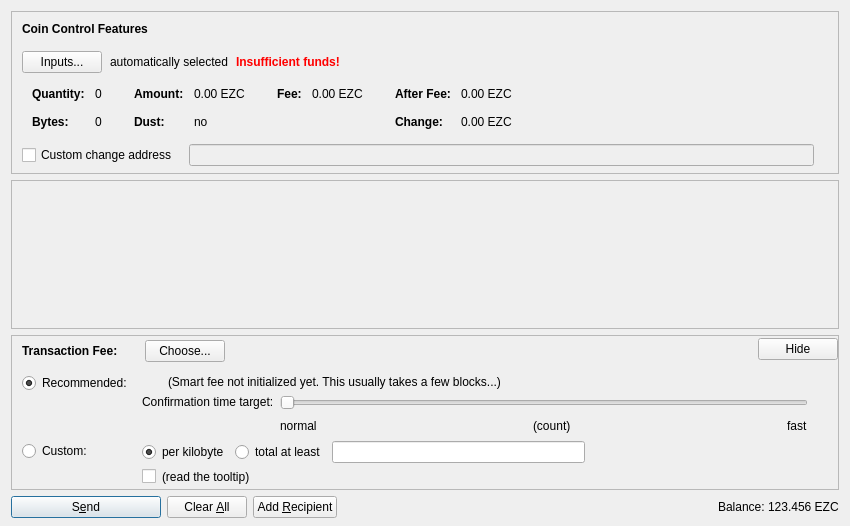
<?xml version="1.0" encoding="UTF-8"?>
<ui version="4.0">
 <class>SendCoinsDialog</class>
 <widget class="QDialog" name="SendCoinsDialog">
  <property name="geometry">
   <rect>
    <x>0</x>
    <y>0</y>
    <width>850</width>
    <height>526</height>
   </rect>
  </property>
  <property name="windowTitle">
   <string>Send Coins</string>
  </property>
  <layout class="QVBoxLayout" name="verticalLayout" stretch="0,1,0,0">
   <property name="bottomMargin">
    <number>8</number>
   </property>
   <item>
    <widget class="QFrame" name="frameCoinControl">
     <property name="sizePolicy">
      <sizepolicy hsizetype="Expanding" vsizetype="Expanding">
       <horstretch>0</horstretch>
       <verstretch>0</verstretch>
      </sizepolicy>
     </property>
     <property name="maximumSize">
      <size>
       <width>16777215</width>
       <height>16777215</height>
      </size>
     </property>
     <property name="frameShape">
      <enum>QFrame::StyledPanel</enum>
     </property>
     <property name="frameShadow">
      <enum>QFrame::Sunken</enum>
     </property>
     <layout class="QVBoxLayout" name="verticalLayoutCoinControl2">
      <property name="spacing">
       <number>0</number>
      </property>
      <property name="leftMargin">
       <number>0</number>
      </property>
      <property name="topMargin">
       <number>0</number>
      </property>
      <property name="rightMargin">
       <number>0</number>
      </property>
      <property name="bottomMargin">
       <number>6</number>
      </property>
      <item>
       <layout class="QVBoxLayout" name="verticalLayoutCoinControl" stretch="0,0,0,0,1">
        <property name="spacing">
         <number>0</number>
        </property>
        <property name="leftMargin">
         <number>10</number>
        </property>
        <property name="topMargin">
         <number>10</number>
        </property>
        <item>
         <layout class="QHBoxLayout" name="horizontalLayoutCoinControl1">
          <property name="bottomMargin">
           <number>15</number>
          </property>
          <item>
           <widget class="QLabel" name="labelCoinControlFeatures">
            <property name="sizePolicy">
             <sizepolicy hsizetype="Preferred" vsizetype="Maximum">
              <horstretch>0</horstretch>
              <verstretch>0</verstretch>
             </sizepolicy>
            </property>
            <property name="font">
             <font>
              <weight>75</weight>
              <bold>true</bold>
             </font>
            </property>
            <property name="styleSheet">
             <string notr="true">font-weight:bold;</string>
            </property>
            <property name="text">
             <string>Coin Control Features</string>
            </property>
           </widget>
          </item>
         </layout>
        </item>
        <item>
         <layout class="QHBoxLayout" name="horizontalLayoutCoinControl2" stretch="0,0,0,0">
          <property name="spacing">
           <number>8</number>
          </property>
          <property name="bottomMargin">
           <number>10</number>
          </property>
          <item>
           <widget class="QPushButton" name="pushButtonCoinControl">
            <property name="styleSheet">
             <string notr="true"/>
            </property>
            <property name="text">
             <string>Inputs...</string>
            </property>
            <property name="autoDefault">
             <bool>false</bool>
            </property>
           </widget>
          </item>
          <item>
           <widget class="QLabel" name="labelCoinControlAutomaticallySelected">
            <property name="text">
             <string>automatically selected</string>
            </property>
            <property name="margin">
             <number>5</number>
            </property>
           </widget>
          </item>
          <item>
           <widget class="QLabel" name="labelCoinControlInsuffFunds">
            <property name="font">
             <font>
              <weight>75</weight>
              <bold>true</bold>
             </font>
            </property>
            <property name="styleSheet">
             <string notr="true">color:red;font-weight:bold;</string>
            </property>
            <property name="text">
             <string>Insufficient funds!</string>
            </property>
            <property name="margin">
             <number>5</number>
            </property>
           </widget>
          </item>
          <item>
           <spacer name="horizontalSpacerCoinControl">
            <property name="orientation">
             <enum>Qt::Horizontal</enum>
            </property>
            <property name="sizeHint" stdset="0">
             <size>
              <width>40</width>
              <height>1</height>
             </size>
            </property>
           </spacer>
          </item>
         </layout>
        </item>
        <item>
         <widget class="QWidget" name="widgetCoinControl" native="true">
          <property name="sizePolicy">
           <sizepolicy hsizetype="Preferred" vsizetype="Preferred">
            <horstretch>0</horstretch>
            <verstretch>0</verstretch>
           </sizepolicy>
          </property>
          <property name="minimumSize">
           <size>
            <width>0</width>
            <height>0</height>
           </size>
          </property>
          <property name="styleSheet">
           <string notr="true"/>
          </property>
          <layout class="QHBoxLayout" name="horizontalLayoutCoinControl5">
           <property name="leftMargin">
            <number>0</number>
           </property>
           <property name="topMargin">
            <number>0</number>
           </property>
           <property name="rightMargin">
            <number>0</number>
           </property>
           <property name="bottomMargin">
            <number>0</number>
           </property>
           <item>
            <layout class="QHBoxLayout" name="horizontalLayoutCoinControl3" stretch="0,0,0,1">
             <property name="spacing">
              <number>20</number>
             </property>
             <property name="topMargin">
              <number>0</number>
             </property>
             <property name="bottomMargin">
              <number>10</number>
             </property>
             <item>
              <layout class="QFormLayout" name="formLayoutCoinControl1">
               <property name="horizontalSpacing">
                <number>10</number>
               </property>
               <property name="verticalSpacing">
                <number>14</number>
               </property>
               <property name="leftMargin">
                <number>10</number>
               </property>
               <property name="topMargin">
                <number>4</number>
               </property>
               <property name="rightMargin">
                <number>6</number>
               </property>
               <item row="0" column="0">
                <widget class="QLabel" name="labelCoinControlQuantityText">
                 <property name="font">
                  <font>
                   <weight>75</weight>
                   <bold>true</bold>
                  </font>
                 </property>
                 <property name="text">
                  <string>Quantity:</string>
                 </property>
                 <property name="margin">
                  <number>0</number>
                 </property>
                </widget>
               </item>
               <item row="0" column="1">
                <widget class="QLabel" name="labelCoinControlQuantity">
                 <property name="cursor">
                  <cursorShape>IBeamCursor</cursorShape>
                 </property>
                 <property name="contextMenuPolicy">
                  <enum>Qt::ActionsContextMenu</enum>
                 </property>
                 <property name="text">
                  <string notr="true">0</string>
                 </property>
                 <property name="margin">
                  <number>0</number>
                 </property>
                 <property name="textInteractionFlags">
                  <set>Qt::LinksAccessibleByMouse|Qt::TextSelectableByKeyboard|Qt::TextSelectableByMouse</set>
                 </property>
                </widget>
               </item>
               <item row="1" column="0">
                <widget class="QLabel" name="labelCoinControlBytesText">
                 <property name="font">
                  <font>
                   <weight>75</weight>
                   <bold>true</bold>
                  </font>
                 </property>
                 <property name="text">
                  <string>Bytes:</string>
                 </property>
                </widget>
               </item>
               <item row="1" column="1">
                <widget class="QLabel" name="labelCoinControlBytes">
                 <property name="cursor">
                  <cursorShape>IBeamCursor</cursorShape>
                 </property>
                 <property name="contextMenuPolicy">
                  <enum>Qt::ActionsContextMenu</enum>
                 </property>
                 <property name="text">
                  <string notr="true">0</string>
                 </property>
                 <property name="textInteractionFlags">
                  <set>Qt::LinksAccessibleByMouse|Qt::TextSelectableByKeyboard|Qt::TextSelectableByMouse</set>
                 </property>
                </widget>
               </item>
              </layout>
             </item>
             <item>
              <layout class="QFormLayout" name="formLayoutCoinControl2">
               <property name="horizontalSpacing">
                <number>10</number>
               </property>
               <property name="verticalSpacing">
                <number>14</number>
               </property>
               <property name="leftMargin">
                <number>6</number>
               </property>
               <property name="topMargin">
                <number>4</number>
               </property>
               <property name="rightMargin">
                <number>6</number>
               </property>
               <item row="0" column="0">
                <widget class="QLabel" name="labelCoinControlAmountText">
                 <property name="font">
                  <font>
                   <weight>75</weight>
                   <bold>true</bold>
                  </font>
                 </property>
                 <property name="text">
                  <string>Amount:</string>
                 </property>
                 <property name="margin">
                  <number>0</number>
                 </property>
                </widget>
               </item>
               <item row="0" column="1">
                <widget class="QLabel" name="labelCoinControlAmount">
                 <property name="cursor">
                  <cursorShape>IBeamCursor</cursorShape>
                 </property>
                 <property name="contextMenuPolicy">
                  <enum>Qt::ActionsContextMenu</enum>
                 </property>
                 <property name="text">
                  <string notr="true">0.00 EZC</string>
                 </property>
                 <property name="textInteractionFlags">
                  <set>Qt::LinksAccessibleByMouse|Qt::TextSelectableByKeyboard|Qt::TextSelectableByMouse</set>
                 </property>
                </widget>
               </item>
               <item row="1" column="0">
                <widget class="QLabel" name="labelCoinControlLowOutputText">
                 <property name="font">
                  <font>
                   <weight>75</weight>
                   <bold>true</bold>
                  </font>
                 </property>
                 <property name="text">
                  <string>Dust:</string>
                 </property>
                </widget>
               </item>
               <item row="1" column="1">
                <widget class="QLabel" name="labelCoinControlLowOutput">
                 <property name="cursor">
                  <cursorShape>IBeamCursor</cursorShape>
                 </property>
                 <property name="contextMenuPolicy">
                  <enum>Qt::ActionsContextMenu</enum>
                 </property>
                 <property name="text">
                  <string notr="true">no</string>
                 </property>
                 <property name="textInteractionFlags">
                  <set>Qt::LinksAccessibleByMouse|Qt::TextSelectableByKeyboard|Qt::TextSelectableByMouse</set>
                 </property>
                </widget>
               </item>
              </layout>
             </item>
             <item>
              <layout class="QFormLayout" name="formLayoutCoinControl3">
               <property name="horizontalSpacing">
                <number>10</number>
               </property>
               <property name="verticalSpacing">
                <number>14</number>
               </property>
               <property name="leftMargin">
                <number>6</number>
               </property>
               <property name="topMargin">
                <number>4</number>
               </property>
               <property name="rightMargin">
                <number>6</number>
               </property>
               <item row="0" column="0">
                <widget class="QLabel" name="labelCoinControlFeeText">
                 <property name="font">
                  <font>
                   <weight>75</weight>
                   <bold>true</bold>
                  </font>
                 </property>
                 <property name="text">
                  <string>Fee:</string>
                 </property>
                 <property name="margin">
                  <number>0</number>
                 </property>
                </widget>
               </item>
               <item row="0" column="1">
                <widget class="QLabel" name="labelCoinControlFee">
                 <property name="cursor">
                  <cursorShape>IBeamCursor</cursorShape>
                 </property>
                 <property name="contextMenuPolicy">
                  <enum>Qt::ActionsContextMenu</enum>
                 </property>
                 <property name="text">
                  <string notr="true">0.00 EZC</string>
                 </property>
                 <property name="textInteractionFlags">
                  <set>Qt::LinksAccessibleByMouse|Qt::TextSelectableByKeyboard|Qt::TextSelectableByMouse</set>
                 </property>
                </widget>
               </item>
              </layout>
             </item>
             <item>
              <layout class="QFormLayout" name="formLayoutCoinControl4">
               <property name="horizontalSpacing">
                <number>10</number>
               </property>
               <property name="verticalSpacing">
                <number>14</number>
               </property>
               <property name="leftMargin">
                <number>6</number>
               </property>
               <property name="topMargin">
                <number>4</number>
               </property>
               <property name="rightMargin">
                <number>6</number>
               </property>
               <item row="0" column="0">
                <widget class="QLabel" name="labelCoinControlAfterFeeText">
                 <property name="font">
                  <font>
                   <weight>75</weight>
                   <bold>true</bold>
                  </font>
                 </property>
                 <property name="text">
                  <string>After Fee:</string>
                 </property>
                 <property name="margin">
                  <number>0</number>
                 </property>
                </widget>
               </item>
               <item row="0" column="1">
                <widget class="QLabel" name="labelCoinControlAfterFee">
                 <property name="cursor">
                  <cursorShape>IBeamCursor</cursorShape>
                 </property>
                 <property name="contextMenuPolicy">
                  <enum>Qt::ActionsContextMenu</enum>
                 </property>
                 <property name="text">
                  <string notr="true">0.00 EZC</string>
                 </property>
                 <property name="textInteractionFlags">
                  <set>Qt::LinksAccessibleByMouse|Qt::TextSelectableByKeyboard|Qt::TextSelectableByMouse</set>
                 </property>
                </widget>
               </item>
               <item row="1" column="0">
                <widget class="QLabel" name="labelCoinControlChangeText">
                 <property name="font">
                  <font>
                   <weight>75</weight>
                   <bold>true</bold>
                  </font>
                 </property>
                 <property name="text">
                  <string>Change:</string>
                 </property>
                </widget>
               </item>
               <item row="1" column="1">
                <widget class="QLabel" name="labelCoinControlChange">
                 <property name="cursor">
                  <cursorShape>IBeamCursor</cursorShape>
                 </property>
                 <property name="contextMenuPolicy">
                  <enum>Qt::ActionsContextMenu</enum>
                 </property>
                 <property name="text">
                  <string notr="true">0.00 EZC</string>
                 </property>
                 <property name="textInteractionFlags">
                  <set>Qt::LinksAccessibleByMouse|Qt::TextSelectableByKeyboard|Qt::TextSelectableByMouse</set>
                 </property>
                </widget>
               </item>
              </layout>
             </item>
            </layout>
           </item>
          </layout>
         </widget>
        </item>
        <item>
         <layout class="QHBoxLayout" name="horizontalLayoutCoinControl4" stretch="0,0,0">
          <property name="spacing">
           <number>12</number>
          </property>
          <property name="sizeConstraint">
           <enum>QLayout::SetDefaultConstraint</enum>
          </property>
          <property name="topMargin">
           <number>5</number>
          </property>
          <property name="rightMargin">
           <number>5</number>
          </property>
          <item>
           <widget class="QCheckBox" name="checkBoxCoinControlChange">
            <property name="toolTip">
             <string>If this is activated, but the change address is empty or invalid, change will be sent to a newly generated address.</string>
            </property>
            <property name="text">
             <string>Custom change address</string>
            </property>
           </widget>
          </item>
          <item>
           <widget class="QValidatedLineEdit" name="lineEditCoinControlChange">
            <property name="enabled">
             <bool>false</bool>
            </property>
            <property name="sizePolicy">
             <sizepolicy hsizetype="Expanding" vsizetype="Fixed">
              <horstretch>0</horstretch>
              <verstretch>0</verstretch>
             </sizepolicy>
            </property>
           </widget>
          </item>
          <item>
           <widget class="QLabel" name="labelCoinControlChangeLabel">
            <property name="sizePolicy">
             <sizepolicy hsizetype="Preferred" vsizetype="Expanding">
              <horstretch>0</horstretch>
              <verstretch>0</verstretch>
             </sizepolicy>
            </property>
            <property name="minimumSize">
             <size>
              <width>0</width>
              <height>0</height>
             </size>
            </property>
            <property name="text">
             <string/>
            </property>
            <property name="margin">
             <number>3</number>
            </property>
           </widget>
          </item>
         </layout>
        </item>
        <item>
         <spacer name="verticalSpacerCoinControl">
          <property name="orientation">
           <enum>Qt::Vertical</enum>
          </property>
          <property name="sizeHint" stdset="0">
           <size>
            <width>800</width>
            <height>1</height>
           </size>
          </property>
         </spacer>
        </item>
       </layout>
      </item>
     </layout>
    </widget>
   </item>
   <item>
    <widget class="QScrollArea" name="scrollArea">
     <property name="widgetResizable">
      <bool>true</bool>
     </property>
     <widget class="QWidget" name="scrollAreaWidgetContents">
      <property name="geometry">
       <rect>
        <x>0</x>
        <y>0</y>
        <width>830</width>
        <height>104</height>
       </rect>
      </property>
      <layout class="QVBoxLayout" name="verticalLayout_2" stretch="0,1">
       <property name="leftMargin">
        <number>0</number>
       </property>
       <property name="topMargin">
        <number>0</number>
       </property>
       <property name="rightMargin">
        <number>0</number>
       </property>
       <property name="bottomMargin">
        <number>0</number>
       </property>
       <item>
        <layout class="QVBoxLayout" name="entries">
         <property name="spacing">
          <number>6</number>
         </property>
        </layout>
       </item>
       <item>
        <spacer name="verticalSpacer">
         <property name="orientation">
          <enum>Qt::Vertical</enum>
         </property>
         <property name="sizeHint" stdset="0">
          <size>
           <width>20</width>
           <height>40</height>
          </size>
         </property>
        </spacer>
       </item>
      </layout>
     </widget>
    </widget>
   </item>
   <item>
    <widget class="QFrame" name="frameFee">
     <property name="sizePolicy">
      <sizepolicy hsizetype="Expanding" vsizetype="Expanding">
       <horstretch>0</horstretch>
       <verstretch>0</verstretch>
      </sizepolicy>
     </property>
     <property name="maximumSize">
      <size>
       <width>16777215</width>
       <height>16777215</height>
      </size>
     </property>
     <property name="frameShape">
      <enum>QFrame::StyledPanel</enum>
     </property>
     <property name="frameShadow">
      <enum>QFrame::Sunken</enum>
     </property>
     <layout class="QVBoxLayout" name="verticalLayoutFee1">
      <property name="spacing">
       <number>0</number>
      </property>
      <property name="leftMargin">
       <number>0</number>
      </property>
      <property name="topMargin">
       <number>0</number>
      </property>
      <property name="rightMargin">
       <number>0</number>
      </property>
      <property name="bottomMargin">
       <number>0</number>
      </property>
      <item>
       <layout class="QVBoxLayout" name="verticalLayoutFee2" stretch="0,0,0">
        <property name="spacing">
         <number>0</number>
        </property>
        <property name="leftMargin">
         <number>10</number>
        </property>
        <property name="topMargin">
         <number>0</number>
        </property>
        <item>
         <layout class="QHBoxLayout" name="horizontalLayoutFee1">
          <property name="bottomMargin">
           <number>0</number>
          </property>
          <item>
           <layout class="QVBoxLayout" name="verticalLayoutFee7">
            <property name="spacing">
             <number>0</number>
            </property>
            <item>
             <spacer name="verticalSpacerSmartFee">
              <property name="orientation">
               <enum>Qt::Vertical</enum>
              </property>
              <property name="sizeType">
               <enum>QSizePolicy::Fixed</enum>
              </property>
              <property name="sizeHint" stdset="0">
               <size>
                <width>1</width>
                <height>4</height>
               </size>
              </property>
             </spacer>
            </item>
            <item>
             <layout class="QHBoxLayout" name="horizontalLayoutSmartFee">
              <property name="spacing">
               <number>10</number>
              </property>
              <item>
               <widget class="QLabel" name="labelFeeHeadline">
                <property name="sizePolicy">
                 <sizepolicy hsizetype="Preferred" vsizetype="Maximum">
                  <horstretch>0</horstretch>
                  <verstretch>0</verstretch>
                 </sizepolicy>
                </property>
                <property name="font">
                 <font>
                  <weight>75</weight>
                  <bold>true</bold>
                 </font>
                </property>
                <property name="styleSheet">
                 <string notr="true">font-weight:bold;</string>
                </property>
                <property name="text">
                 <string>Transaction Fee:</string>
                </property>
               </widget>
              </item>
              <item>
               <widget class="QLabel" name="labelFeeMinimized">
                <property name="text">
                 <string/>
                </property>
               </widget>
              </item>
              <item>
               <widget class="QPushButton" name="buttonChooseFee">
                <property name="text">
                 <string>Choose...</string>
                </property>
               </widget>
              </item>
             </layout>
            </item>
            <item>
             <spacer name="verticalSpacer_5">
              <property name="orientation">
               <enum>Qt::Vertical</enum>
              </property>
              <property name="sizeHint" stdset="0">
               <size>
                <width>1</width>
                <height>1</height>
               </size>
              </property>
             </spacer>
            </item>
           </layout>
          </item>
          <item>
           <spacer name="horizontalSpacer_4">
            <property name="orientation">
             <enum>Qt::Horizontal</enum>
            </property>
            <property name="sizeHint" stdset="0">
             <size>
              <width>40</width>
              <height>20</height>
             </size>
            </property>
           </spacer>
          </item>
          <item>
           <widget class="QPushButton" name="buttonMinimizeFee">
            <property name="toolTip">
             <string>collapse fee-settings</string>
            </property>
            <property name="text">
             <string>Hide</string>
            </property>
           </widget>
          </item>
         </layout>
        </item>
        <item>
         <widget class="QFrame" name="frameFeeSelection">
          <layout class="QVBoxLayout" name="verticalLayoutFee12">
           <property name="spacing">
            <number>0</number>
           </property>
           <property name="leftMargin">
            <number>0</number>
           </property>
           <property name="topMargin">
            <number>0</number>
           </property>
           <property name="rightMargin">
            <number>0</number>
           </property>
           <property name="bottomMargin">
            <number>0</number>
           </property>
           <item>
            <layout class="QGridLayout" name="gridLayoutFee">
             <property name="topMargin">
              <number>10</number>
             </property>
             <property name="bottomMargin">
              <number>4</number>
             </property>
             <property name="horizontalSpacing">
              <number>10</number>
             </property>
             <property name="verticalSpacing">
              <number>4</number>
             </property>
             <item row="1" column="1">
              <layout class="QVBoxLayout" name="verticalLayoutFee8">
               <property name="spacing">
                <number>6</number>
               </property>
               <item>
                <layout class="QHBoxLayout" name="horizontalLayoutFee13">
                 <item>
                  <widget class="QRadioButton" name="radioCustomPerKilobyte">
                   <property name="toolTip">
                    <string>If the custom fee is set to 1000 satoshis and the transaction is only 250 bytes, then &quot;per kilobyte&quot; only pays 250 satoshis in fee, while &quot;total at least&quot; pays 1000 satoshis. For transactions bigger than a kilobyte both pay by kilobyte.</string>
                   </property>
                   <property name="text">
                    <string>per kilobyte</string>
                   </property>
                   <property name="checked">
                    <bool>true</bool>
                   </property>
                   <attribute name="buttonGroup">
                    <string notr="true">groupCustomFee</string>
                   </attribute>
                  </widget>
                 </item>
                 <item>
                  <widget class="QRadioButton" name="radioCustomAtLeast">
                   <property name="toolTip">
                    <string>If the custom fee is set to 1000 satoshis and the transaction is only 250 bytes, then &quot;per kilobyte&quot; only pays 250 satoshis in fee, while &quot;total at least&quot; pays 1000 satoshis. For transactions bigger than a kilobyte both pay by kilobyte.</string>
                   </property>
                   <property name="text">
                    <string>total at least</string>
                   </property>
                   <attribute name="buttonGroup">
                    <string notr="true">groupCustomFee</string>
                   </attribute>
                  </widget>
                 </item>
                 <item>
                  <widget class="BitcoinAmountField" name="customFee"/>
                 </item>
                 <item>
                  <spacer name="horizontalSpacer_6">
                   <property name="orientation">
                    <enum>Qt::Horizontal</enum>
                   </property>
                   <property name="sizeHint" stdset="0">
                    <size>
                     <width>1</width>
                     <height>1</height>
                    </size>
                   </property>
                  </spacer>
                 </item>
                </layout>
               </item>
               <item>
                <layout class="QHBoxLayout" name="horizontalLayoutFee8">
                 <item>
                  <widget class="QCheckBox" name="checkBoxMinimumFee">
                   <property name="toolTip">
                    <string>Paying only the minimum fee is just fine as long as there is less transaction volume than space in the blocks. But be aware that this can end up in a never confirming transaction once there is more demand for ezcoin transactions than the network can process.</string>
                   </property>
                   <property name="text">
                    <string/>
                   </property>
                  </widget>
                 </item>
                 <item>
                  <widget class="QLabel" name="labelMinFeeWarning">
                   <property name="enabled">
                    <bool>true</bool>
                   </property>
                   <property name="toolTip">
                    <string>Paying only the minimum fee is just fine as long as there is less transaction volume than space in the blocks. But be aware that this can end up in a never confirming transaction once there is more demand for ezcoin transactions than the network can process.</string>
                   </property>
                   <property name="text">
                    <string>(read the tooltip)</string>
                   </property>
                   <property name="margin">
                    <number>5</number>
                   </property>
                  </widget>
                 </item>
                 <item>
                  <spacer name="horizontalSpacer_2">
                   <property name="orientation">
                    <enum>Qt::Horizontal</enum>
                   </property>
                   <property name="sizeHint" stdset="0">
                    <size>
                     <width>1</width>
                     <height>1</height>
                    </size>
                   </property>
                  </spacer>
                 </item>
                </layout>
               </item>
              </layout>
             </item>
             <item row="0" column="0">
              <layout class="QVBoxLayout" name="verticalLayoutFee4" stretch="0,1">
               <item>
                <widget class="QRadioButton" name="radioSmartFee">
                 <property name="text">
                  <string>Recommended:</string>
                 </property>
                 <property name="checked">
                  <bool>true</bool>
                 </property>
                 <attribute name="buttonGroup">
                  <string notr="true">groupFee</string>
                 </attribute>
                </widget>
               </item>
               <item>
                <spacer name="verticalSpacer_2">
                 <property name="orientation">
                  <enum>Qt::Vertical</enum>
                 </property>
                 <property name="sizeHint" stdset="0">
                  <size>
                   <width>1</width>
                   <height>1</height>
                  </size>
                 </property>
                </spacer>
               </item>
              </layout>
             </item>
             <item row="1" column="0">
              <layout class="QVBoxLayout" name="verticalLayoutFee9" stretch="0,1">
               <item>
                <widget class="QRadioButton" name="radioCustomFee">
                 <property name="text">
                  <string>Custom:</string>
                 </property>
                 <attribute name="buttonGroup">
                  <string notr="true">groupFee</string>
                 </attribute>
                </widget>
               </item>
               <item>
                <spacer name="verticalSpacer_6">
                 <property name="orientation">
                  <enum>Qt::Vertical</enum>
                 </property>
                 <property name="sizeHint" stdset="0">
                  <size>
                   <width>1</width>
                   <height>1</height>
                  </size>
                 </property>
                </spacer>
               </item>
              </layout>
             </item>
             <item row="0" column="1">
              <layout class="QVBoxLayout" name="verticalLayoutFee3" stretch="0,0,1">
               <property name="spacing">
                <number>6</number>
               </property>
               <property name="topMargin">
                <number>2</number>
               </property>
               <item>
                <layout class="QHBoxLayout" name="horizontalLayoutFee12">
                 <item>
                  <widget class="QLabel" name="labelSmartFee">
                   <property name="text">
                    <string/>
                   </property>
                   <property name="margin">
                    <number>2</number>
                   </property>
                  </widget>
                 </item>
                 <item>
                  <widget class="QLabel" name="labelFeeEstimation">
                   <property name="text">
                    <string/>
                   </property>
                  </widget>
                 </item>
                 <item>
                  <widget class="QLabel" name="labelSmartFee2">
                   <property name="text">
                    <string>(Smart fee not initialized yet. This usually takes a few blocks...)</string>
                   </property>
                   <property name="margin">
                    <number>2</number>
                   </property>
                  </widget>
                 </item>
                 <item>
                  <spacer name="horizontalSpacer_5">
                   <property name="orientation">
                    <enum>Qt::Horizontal</enum>
                   </property>
                   <property name="sizeHint" stdset="0">
                    <size>
                     <width>1</width>
                     <height>1</height>
                    </size>
                   </property>
                  </spacer>
                 </item>
                </layout>
               </item>
               <item>
                <layout class="QHBoxLayout" name="horizontalLayoutFee9">
                 <item>
                  <layout class="QVBoxLayout" name="verticalLayoutFee6">
                   <item>
                    <widget class="QLabel" name="labelSmartFee3">
                     <property name="text">
                      <string>Confirmation time target:</string>
                     </property>
                     <property name="margin">
                      <number>2</number>
                     </property>
                    </widget>
                   </item>
                   <item>
                    <spacer name="verticalSpacer_3">
                     <property name="orientation">
                      <enum>Qt::Vertical</enum>
                     </property>
                     <property name="sizeHint" stdset="0">
                      <size>
                       <width>1</width>
                       <height>1</height>
                      </size>
                     </property>
                    </spacer>
                   </item>
                  </layout>
                 </item>
                 <item>
                  <layout class="QVBoxLayout" name="verticalLayoutFee5">
                   <property name="rightMargin">
                    <number>30</number>
                   </property>
                   <item>
                    <widget class="QSlider" name="sliderSmartFee">
                     <property name="minimum">
                      <number>0</number>
                     </property>
                     <property name="maximum">
                      <number>23</number>
                     </property>
                     <property name="pageStep">
                      <number>1</number>
                     </property>
                     <property name="value">
                      <number>0</number>
                     </property>
                     <property name="orientation">
                      <enum>Qt::Horizontal</enum>
                     </property>
                     <property name="invertedAppearance">
                      <bool>false</bool>
                     </property>
                     <property name="invertedControls">
                      <bool>false</bool>
                     </property>
                     <property name="tickPosition">
                      <enum>QSlider::NoTicks</enum>
                     </property>
                    </widget>
                   </item>
                   <item>
                    <layout class="QHBoxLayout" name="horizontalLayoutFee10">
                     <item>
                      <widget class="QLabel" name="labelSmartFeeNormal">
                       <property name="text">
                        <string>normal</string>
                       </property>
                      </widget>
                     </item>
                     <item>
                      <spacer name="horizontalSpacer_7">
                       <property name="orientation">
                        <enum>Qt::Horizontal</enum>
                       </property>
                       <property name="sizeHint" stdset="0">
                        <size>
                         <width>40</width>
                         <height>20</height>
                        </size>
                       </property>
                      </spacer>
                     </item>
                     <item>
                      <widget class="QLabel" name="confirmationTargetLabel">
                       <property name="text">
                        <string notr="true">(count)</string>
                       </property>
                      </widget>
                     </item>
                     <item>
                      <spacer name="horizontalSpacer_3">
                       <property name="orientation">
                        <enum>Qt::Horizontal</enum>
                       </property>
                       <property name="sizeHint" stdset="0">
                        <size>
                         <width>40</width>
                         <height>20</height>
                        </size>
                       </property>
                      </spacer>
                     </item>
                     <item>
                      <widget class="QLabel" name="labelSmartFeeFast">
                       <property name="text">
                        <string>fast</string>
                       </property>
                      </widget>
                     </item>
                    </layout>
                   </item>
                  </layout>
                 </item>
                </layout>
               </item>
               <item>
                <spacer name="verticalSpacer_4">
                 <property name="orientation">
                  <enum>Qt::Vertical</enum>
                 </property>
                 <property name="sizeHint" stdset="0">
                  <size>
                   <width>1</width>
                   <height>1</height>
                  </size>
                 </property>
                </spacer>
               </item>
              </layout>
             </item>
            </layout>
           </item>
          </layout>
         </widget>
        </item>
        <item>
         <spacer name="verticalSpacerFee">
          <property name="orientation">
           <enum>Qt::Vertical</enum>
          </property>
          <property name="sizeHint" stdset="0">
           <size>
            <width>800</width>
            <height>1</height>
           </size>
          </property>
         </spacer>
        </item>
       </layout>
      </item>
     </layout>
    </widget>
   </item>
   <item>
    <layout class="QHBoxLayout" name="horizontalLayout">
     <item>
      <widget class="QPushButton" name="sendButton">
       <property name="minimumSize">
        <size>
         <width>150</width>
         <height>0</height>
        </size>
       </property>
       <property name="toolTip">
        <string>Confirm the send action</string>
       </property>
       <property name="text">
        <string>S&amp;end</string>
       </property>
       <property name="icon">
        <iconset resource="../bitcoin.qrc">
         <normaloff>:/icons/send</normaloff>:/icons/send</iconset>
       </property>
       <property name="autoDefault">
        <bool>false</bool>
       </property>
       <property name="default">
        <bool>true</bool>
       </property>
      </widget>
     </item>
     <item>
      <widget class="QPushButton" name="clearButton">
       <property name="sizePolicy">
        <sizepolicy hsizetype="Minimum" vsizetype="Fixed">
         <horstretch>0</horstretch>
         <verstretch>0</verstretch>
        </sizepolicy>
       </property>
       <property name="toolTip">
        <string>Clear all fields of the form.</string>
       </property>
       <property name="text">
        <string>Clear &amp;All</string>
       </property>
       <property name="icon">
        <iconset resource="../bitcoin.qrc">
         <normaloff>:/icons/remove</normaloff>:/icons/remove</iconset>
       </property>
       <property name="autoDefault">
        <bool>false</bool>
       </property>
      </widget>
     </item>
     <item>
      <widget class="QPushButton" name="addButton">
       <property name="toolTip">
        <string>Send to multiple recipients at once</string>
       </property>
       <property name="text">
        <string>Add &amp;Recipient</string>
       </property>
       <property name="icon">
        <iconset resource="../bitcoin.qrc">
         <normaloff>:/icons/add</normaloff>:/icons/add</iconset>
       </property>
       <property name="autoDefault">
        <bool>false</bool>
       </property>
      </widget>
     </item>
     <item>
      <spacer name="horizontalSpacer">
       <property name="orientation">
        <enum>Qt::Horizontal</enum>
       </property>
       <property name="sizeHint" stdset="0">
        <size>
         <width>40</width>
         <height>20</height>
        </size>
       </property>
      </spacer>
     </item>
     <item>
      <layout class="QHBoxLayout" name="horizontalLayout_2">
       <property name="spacing">
        <number>3</number>
       </property>
       <item>
        <widget class="QLabel" name="label">
         <property name="sizePolicy">
          <sizepolicy hsizetype="Preferred" vsizetype="Fixed">
           <horstretch>0</horstretch>
           <verstretch>0</verstretch>
          </sizepolicy>
         </property>
         <property name="text">
          <string>Balance:</string>
         </property>
        </widget>
       </item>
       <item>
        <widget class="QLabel" name="labelBalance">
         <property name="sizePolicy">
          <sizepolicy hsizetype="Preferred" vsizetype="Fixed">
           <horstretch>0</horstretch>
           <verstretch>0</verstretch>
          </sizepolicy>
         </property>
         <property name="cursor">
          <cursorShape>IBeamCursor</cursorShape>
         </property>
         <property name="text">
          <string notr="true">123.456 EZC</string>
         </property>
         <property name="textInteractionFlags">
          <set>Qt::LinksAccessibleByMouse|Qt::TextSelectableByKeyboard|Qt::TextSelectableByMouse</set>
         </property>
        </widget>
       </item>
      </layout>
     </item>
    </layout>
   </item>
  </layout>
 </widget>
 <customwidgets>
  <customwidget>
   <class>QValidatedLineEdit</class>
   <extends>QLineEdit</extends>
   <header>qvalidatedlineedit.h</header>
  </customwidget>
  <customwidget>
   <class>BitcoinAmountField</class>
   <extends>QLineEdit</extends>
   <header>bitcoinamountfield.h</header>
   <container>1</container>
  </customwidget>
 </customwidgets>
 <resources>
  <include location="../bitcoin.qrc"/>
 </resources>
 <connections/>
 <buttongroups>
  <buttongroup name="groupFee"/>
  <buttongroup name="groupCustomFee"/>
 </buttongroups>
</ui>
